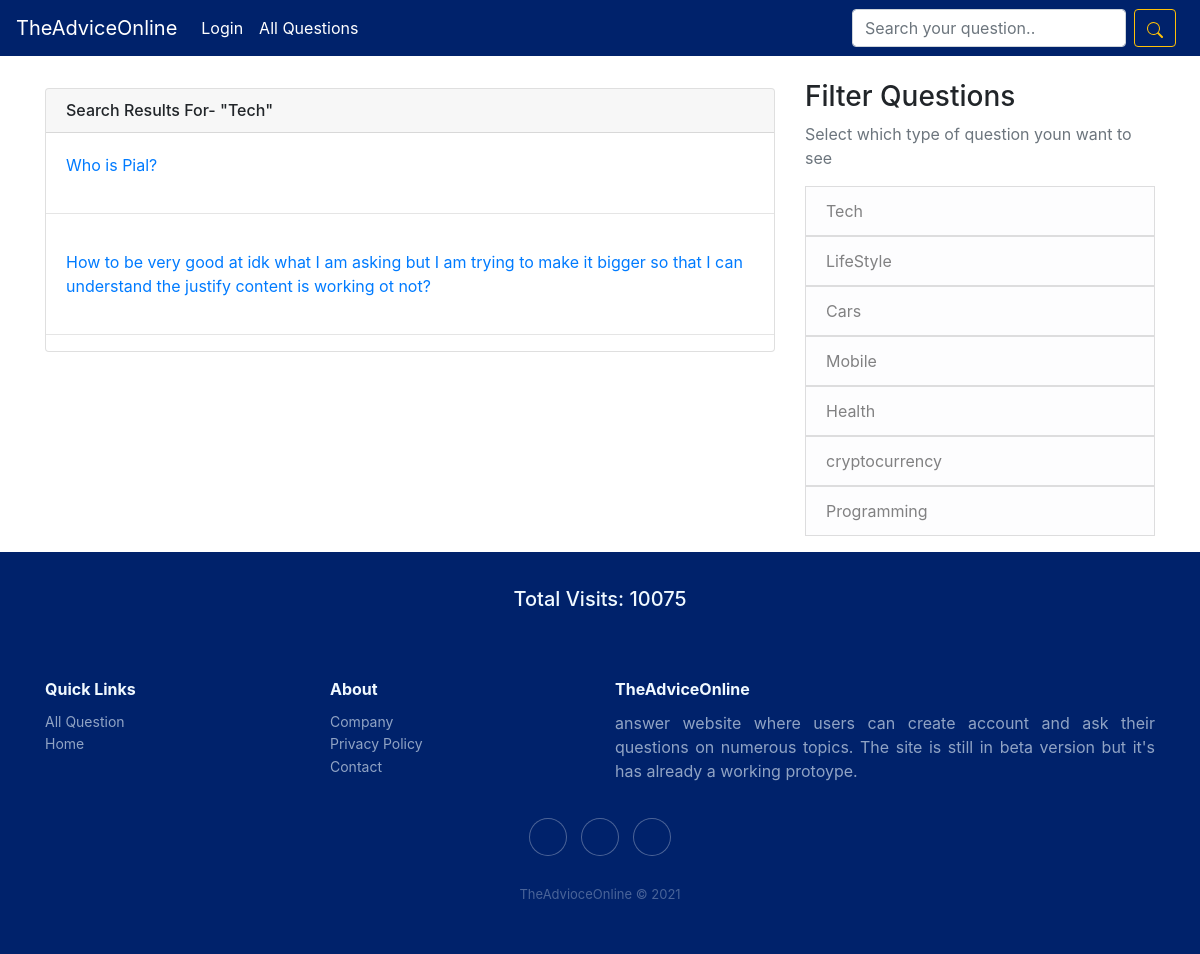
Page /q/1 on the earlier database version.
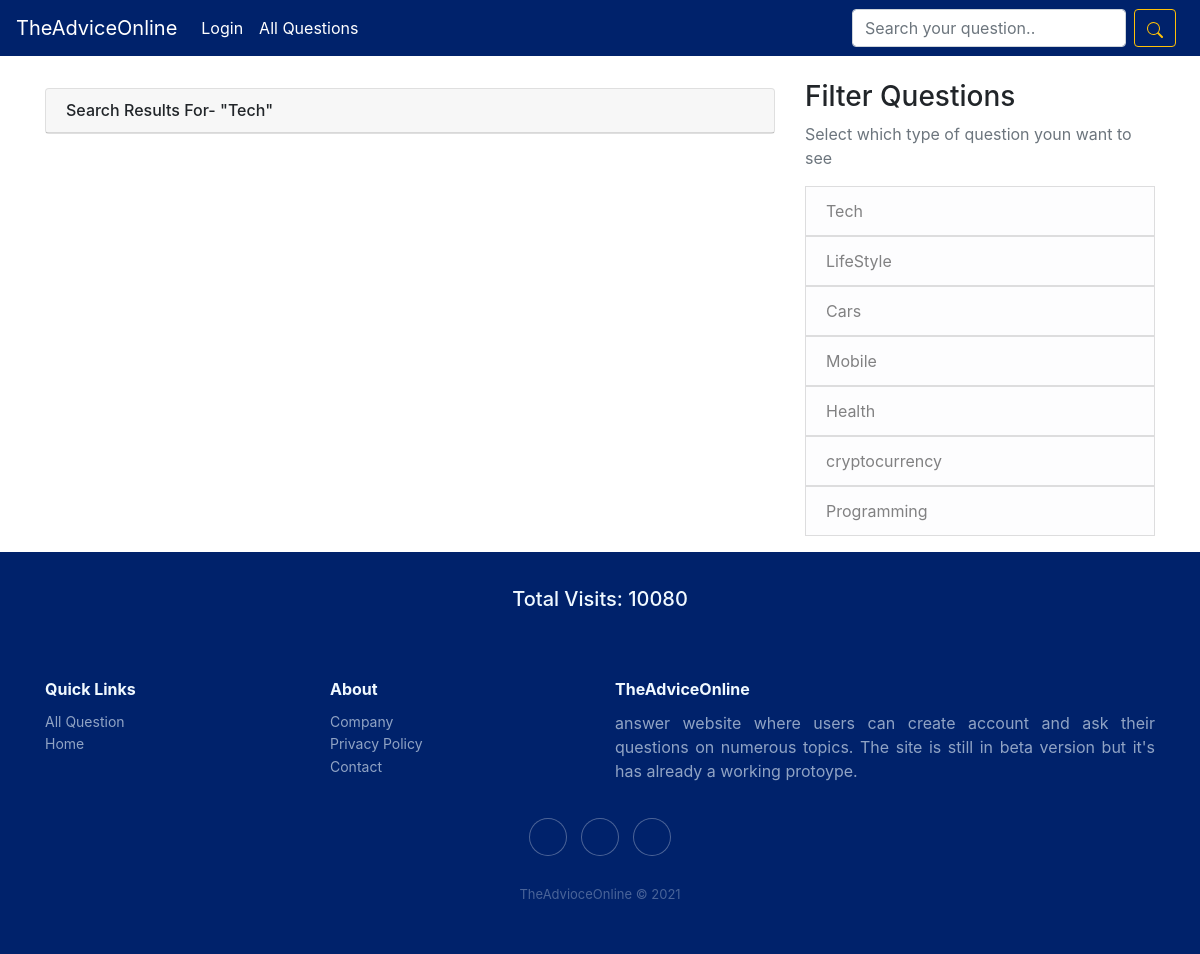
Same page on the later database version.
### question/models.py (models this page shows, shortened)
class Question(models.Model):
    asked_by = models.ForeignKey(User, on_delete=models.CASCADE)
    the_question = models.TextField()
    asked_when = models.DateTimeField(auto_now_add=True)
    question_category = models.ForeignKey(category, on_delete=models.CASCADE)
    is_anonymous = models.BooleanField(default=False)

class category(models.Model):
    cat = models.CharField(max_length=30)

class fun(models.Model):
    total = models.IntegerField(default=1)

### question/views.py (the view)
# urls.py: path('q/<int:cat_id>', views.search2, name='search2'),
def search2(request, cat_id):
    container = []
    fun = f.objects.get(pk=1)
    query1 = c.objects.get(pk=cat_id)
    query = query1.cat
    results = Question.objects.filter(question_category=query1)
    cats = c.objects.all()
    return render(request, 'question/search.html', {'results': results, 'cats': cats, 'fr': query, 'fun': fun})

### templates/question/search.html
{% extends 'base.html' %}
{% block main_content %}
<br>
<div class="card mt-2">
    <h6 class="card-header">
       Search Results For- "{{fr}}"
    </h6>
    {% for q in results %}
    <div class="card-body">
        <div class="media">
           <a href="{% url 'answer' q.pk %}"> {{q.the_question}} </a>
        </div>
    </div>
    <hr>
    {% endfor %}
</div>
{% endblock main_content %}

### templates/base.html (shortened to what this page needs)
<!DOCTYPE html>
<html>
<head>
    <link rel="stylesheet" href="https://cdn.jsdelivr.net/npm/bootstrap@4.6.0/dist/css/bootstrap.min.css">
    <link rel="stylesheet" href="https://cdnjs.cloudflare.com/ajax/libs/ionicons/2.0.1/css/ionicons.min.css">
</head>
<body>
    <nav class="navbar navbar-expand-lg navbar-dark bg-pial">
        <a class="navbar-brand" href="{% url 'home' %}">TheAdviceOnline</a>
        <div class="collapse navbar-collapse" id="navbarSupportedContent">
            <ul class="navbar-nav mr-auto">
                {% if user.is_authenticated %}
                <li class="nav-item active">
                  <a class="nav-link" href="{% url 'profile_handler' user.pk %}">Profile <span class="sr-only">(current)</span></a>
                </li>
                {% else %}
                <li class="nav-item active">
                  <a class="nav-link" href="{% url 'account_login' %}">Login <span class="sr-only">(current)</span></a>
                </li>
                {% endif %}
                <li class="nav-item active">
                  <a class="nav-link" href="{% url 'all' %}">All Questions <span class="sr-only">(current)</span></a>
                </li>
            </ul>
            <form action="{% url 'search' %}" class="form-inline my-2 my-lg-0" method="post">
                <input class="form-control mr-sm-2" type="search" name="search" placeholder="Search your question.." aria-label="Search">
                <button class="mr-2 btn btn-outline-warning my-2 my-sm-0" type="submit"></button>
            </form>
        </div>
    </nav>
 <main role="main" class="container">
      <div class="row">
        <div class="col-lg-8">
          {% block main_content %}{% endblock main_content %}
        </div>
        <div class="col-lg-4 mt-4">
          <div class="content-section">
            {% if unanswered %}
          <h3>More</h3>
          <p class='text-muted'>You may also like to answer these questions too!
              <ul class="list-group">
                {% for i in unanswered %}
                  <a href="{% url 'sub_question' i.pk %}"><li class="list-group-item list-group-item-light">{{i.the_sub_question}}</li></a>
                {% endfor %}
              </ul>
            </p>
            {% else %}
            <h3>Filter Questions</h3>
            <p class='text-muted'>Select which type of question youn want to see
              <ul class="list-group">
              {% for x in cats %}
                <a href="{% url 'search2' x.pk %}"><li class="list-group-item list-group-item-light">{{x.cat}}</li></a>
              {% endfor %}
              </ul>
            </p>
            {% endif %}
          </div>
        </div>
      </div>
    </main>
<div class="footer-dark1">
  <br>
  <center><h5>Total Visits: {{fun.total}}</h5></center>
</div>
    <div class="footer-dark">
  <footer>
      <div class="container">
          <div class="row">
              <div class="col-sm-6 col-md-3 item">
                  <h3>Quick Links</h3>
                  <ul>
                      <li><a href="{% url 'all' %}">All Question</a></li>
                      <li><a href="{% url 'home' %}">Home</a></li>
                  </ul>
              </div>
              <div class="col-sm-6 col-md-3 item">
                  <h3>About</h3>
                  <ul>
                      <li><a href="{% url 'about_us' %}">Company</a></li>
                      <li><a href="{% url 'about_us' %}">Privacy Policy</a></li>
                      <li><a href="{% url 'about_us' %}">Contact</a></li>
                  </ul>
              </div>
              <div class="col-md-6 item text">
                  <h3>TheAdviceOnline</h3>
                  <p  class="text-justify">answer website where users can create account and ask their questions on numerous topics. The site is still in beta version but it's has already a working protoype.</p>
              </div>
              <div class="col item social"><a href="#"></a><a href="#"></a><a href="https://www.linkedin.com/in/advice-online-6b89a9220/"></a></div>
          </div>
          <p class="copyright">TheAdvioceOnline © 2021</p>
      </div>
  </footer>
</body>

Differences in the rows shown:
removed Question: the_question "Who is Pial?"
removed Question: the_question "How to be very good at idk what I am asking but I am trying to make it bigger so that I can understand the justify content is working ot not?"
changed fun: total "10075" → "10080"
